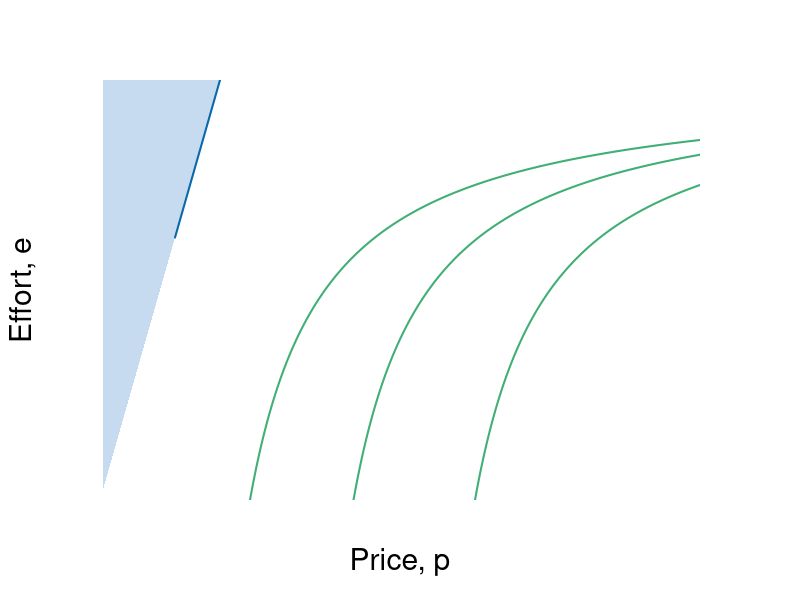

Here is the R script that generated this plot: (Note: this script raises an error after producing the figure.)
require(shape)
pdf(file = "employment/employment_price_edv2.pdf", width = 9, height = 7)

#Set parameters for graphics
axislabelsize <- 1.8
labelsize <- 1.5
namesize <- 1.8
annotatesize <- 1.5
graphlinewidth <- 2
segmentlinewidth <- 1.5

COL <- c("#7fc97f", "#beaed4", "#fdc086", "#ffff99", "#386cb0", "#f0027f", "#bf5b17", "#666666")
COLA <- c("#e0f3db", "#99d8c9","#66c2a4","#41ae76", "#238b45", "#005824")
COLB <- c("#c6dbef", "#4eb3d3", "#2b8cbe", "#0868ac","#084081")
COLC <- c("#fcfbfd", "#efedf5", "#dadaeb", "#bcbddc", "#9e9ac8", "#807dba", "#6a51a3", "#54278f", "#3f007d")
grays <- gray.colors(25, start = 1, end = 0)

#Parameters for figures
u1 <- 4
u2 <- 10
u3 <- 16
a1 <- 2
a2 <- 2
a3 <- 2

indiffFn1 <- function(y, u1 = 4.5, a1 = 5) {
  1 - (a1) / (y - u1)
}

indiffFn2 <- function(y, u2 = 10.5, a2 = 5) {
  1 - (a2) / (y - u2)
}

indiffFn3 <- function(y, u3 = 16.5, a3 = 5) {
  1 - (a3) / (y - u3)
}

PCFn <- function(delta, mu = 16) {
  delta/mu
}

#The derivative for the function q = 1 - delta/(p - u) = delta/p - u)^2;
#From that we get the derivative and substitute in the relevant values
#for delta, u and p; that is we get a slope of 1/32
#But we also need the intercept; 0.375 above, or q/2 as it stood
tangentLine <- function(w){
  0.375 + (1/32)*w
}

solowCondition <- function(w, delta = 5){
  (w*(1/(8*delta)))
}


par(mar =  c(5, 5, 4, 5))
xlims <- c(0, 40)
ylims <- c(0, 1)


plot(0, 0, xlim = xlims, ylim = ylims, type = "n",
     xlab = expression(paste("Price, ", p)),
     ylab = expression(paste("Effort, ", e)),
     xaxt = "n", 
     yaxt = "n",
     cex.lab = axislabelsize, 
     bty = "n", 
     xaxs="i", 
     yaxs="i")


xpoly1 <- seq(from = xlims[1] + 0.2, to = 8, length.out = 500)
ypoly1 <- PCFn(xpoly1, mu = 8)
polygon(x = c(xpoly1, rev(xpoly1[1])), y = c(ypoly1, rev(ypoly1)[1]), col=COLB[1], density=NULL, border = NA)


npts <- 500 
xx1 <- seq(u1 + a1 + 0.1, xlims[2], length.out = npts)
xx2 <- seq(u2 + a2 + 0.1, xlims[2], length.out = npts)
xx3 <- seq(20, xlims[2], length.out = npts)
xx4 <- seq(7, 17, 0.01)
xx5 <- seq(5, xlims[2], length.out = npts)
xx6 <- seq(11.9, xlims[2], length.out = npts)
xx7 <- seq(xlims[1], 20, length.out = npts)


#Draw the lines for the graphs
lines(xx5, PCFn(xx5, mu = 8), col = COLB[4], lwd = graphlinewidth)
lines(xx6, indiffFn1(xx6, u1 = 11.9), col = COLA[4], lwd = graphlinewidth)
lines(xx5, indiffFn1(xx5, u1 = 5), col = COLA[4], lwd = graphlinewidth)
lines(xx3, indiffFn1(xx3, u1 =20), col = COLA[4], lwd = graphlinewidth)
#lines(xx6, prodFn2(xx6), col = COLB[4], lwd = graphlinewidth)
lines(xx9, solowCondition(xx9, delta = 5), col = COLB[4], lwd = graphlinewidth)

#Customize ticks and labels for the plot
ticksy <- c(0, PCFn(delta = 4, mu = 8), 1, 1.1)
ylabels <- c(0, expression(paste(e^C)), expression(paste(bar(e) == 1) ), NA)
ticksx <- c(0, 4, xlims[2])
xlabels <- c(0, expression(paste(p^C)), NA)
axis(1, at = ticksx, pos = 0, labels = xlabels, cex.axis = labelsize)
axis(2, at = ticksy, pos = 0, labels = ylabels, las = 1,cex.axis = labelsize)

#Annotation of the three indifference curves
text(6.5, 0.075, expression(paste(u[1])), cex = labelsize-0.05)
text(15, 0.075, expression(paste(u[2] == u[z])), cex = labelsize-0.05)
text(15, 0.035, expression(paste(phantom() == 0)), cex = labelsize-0.05)
text(18.5, 0.075, expression(paste(u[3])), cex = labelsize-0.05)

#Line for the max quality, q = 1 
segments(0, 1, xlims[2], 1, lty = 2, col = grays[20], lwd = 2)
#Annotating line of 100% quality
#text(1.4, 1.025, expression(paste("Maximum level of effort, ", bar(e))))

#Add a point for the tangency
segments(4, 0, 4, PCFn(delta = 4, mu = 8), lty = 2, col = grays[20], lwd = segmentlinewidth)
segments(0, PCFn(delta = 4, mu = 8), 4, PCFn(delta = 4, mu = 8), lty = 2, col = grays[22], lwd = segmentlinewidth)
points(4, PCFn(delta = 4, mu = 8), pch = 16, col = "black", cex = labelsize)
text(4, PCFn(delta = 4, mu = 8) + 0.03, expression(paste(c)),cex = labelsize)


#Label the feasible frontier
text(2, 0.75, expression("Better for"), cex = labelsize)
text(2, 0.7, expression("employer"), cex = labelsize)
Arrows(1.8, 0.78, 1, 0.89, col = "black", lty = 1, lwd = 2, arr.type = "triangle", arr.lwd = 0.5)


text(8, 0.25, expression("Better for"), cex = labelsize)
text(8, 0.2, expression("employee"), cex = labelsize)
Arrows(8.8, 0.225, 10, 0.225, col = "black", lty = 1, lwd = 2, arr.type = "triangle", arr.lwd = 0.5)


text(3.5, 0.97, expression(paste("Slope of isoprofit")), cex = labelsize)
text(3.5, 0.89, expression(paste(-mrt(p,e) == frac(Delta*e,Delta*p),phantom()==frac(e, p))), cex = labelsize)
Arrows(5.3, 0.89, 6.8, 0.89, col = "black", lty = 1, lwd = 2, arr.type = "triangle", arr.lwd = 0.5)

text(8.5, 0.5, expression(paste(mrs(p,e) == frac(u[p],u[e]),phantom()==-frac(e, p),phantom() == mrt(p,e))), cex = labelsize, xpd = TRUE)
Arrows(5.9, 0.5, 4.3, 0.5, col = "black", lty = 1, lwd = 2, arr.type = "triangle", arr.lwd = 0.5)


dev.off()
